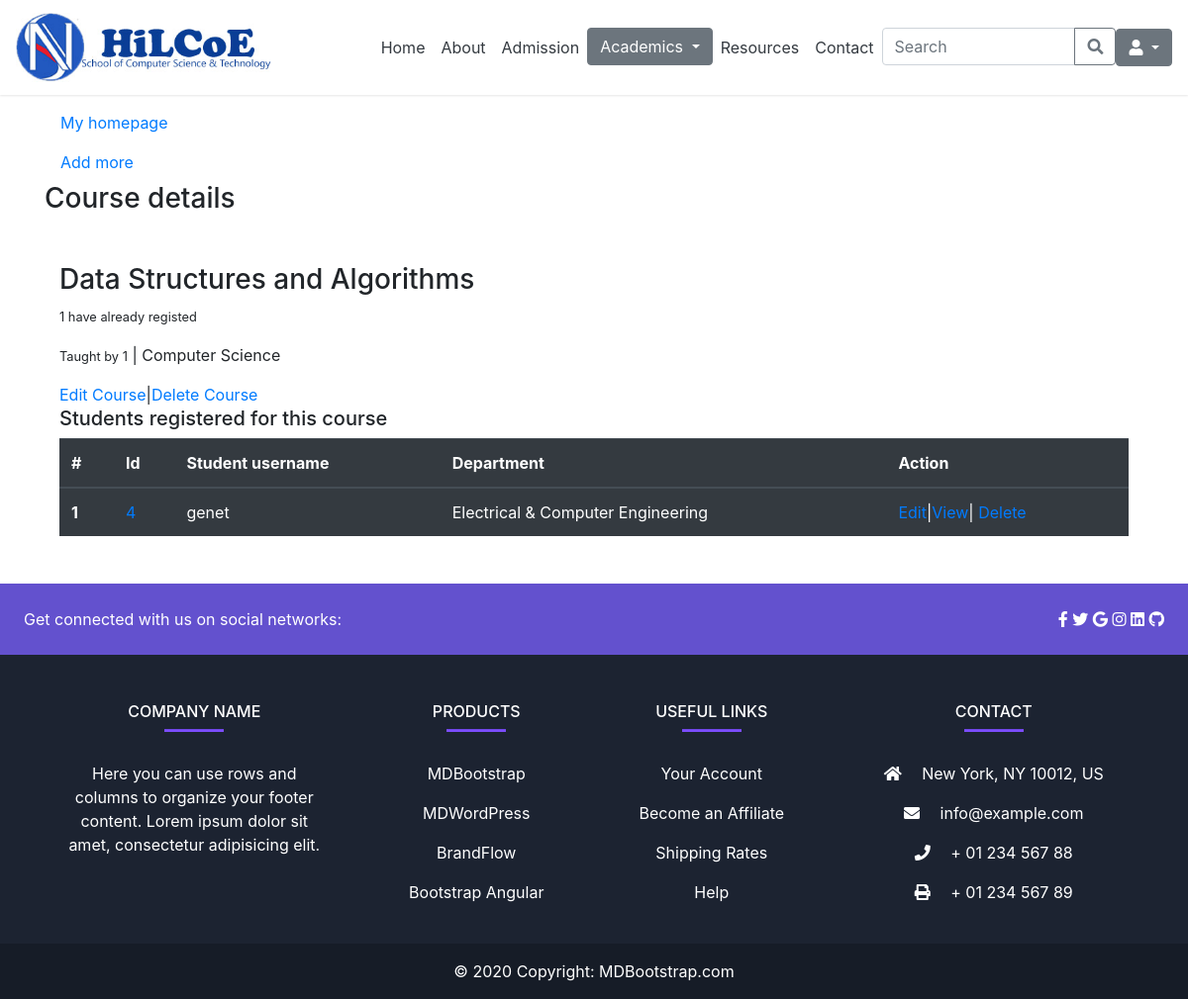
Before: /admin_app/course_detail/2/ with the older database file.
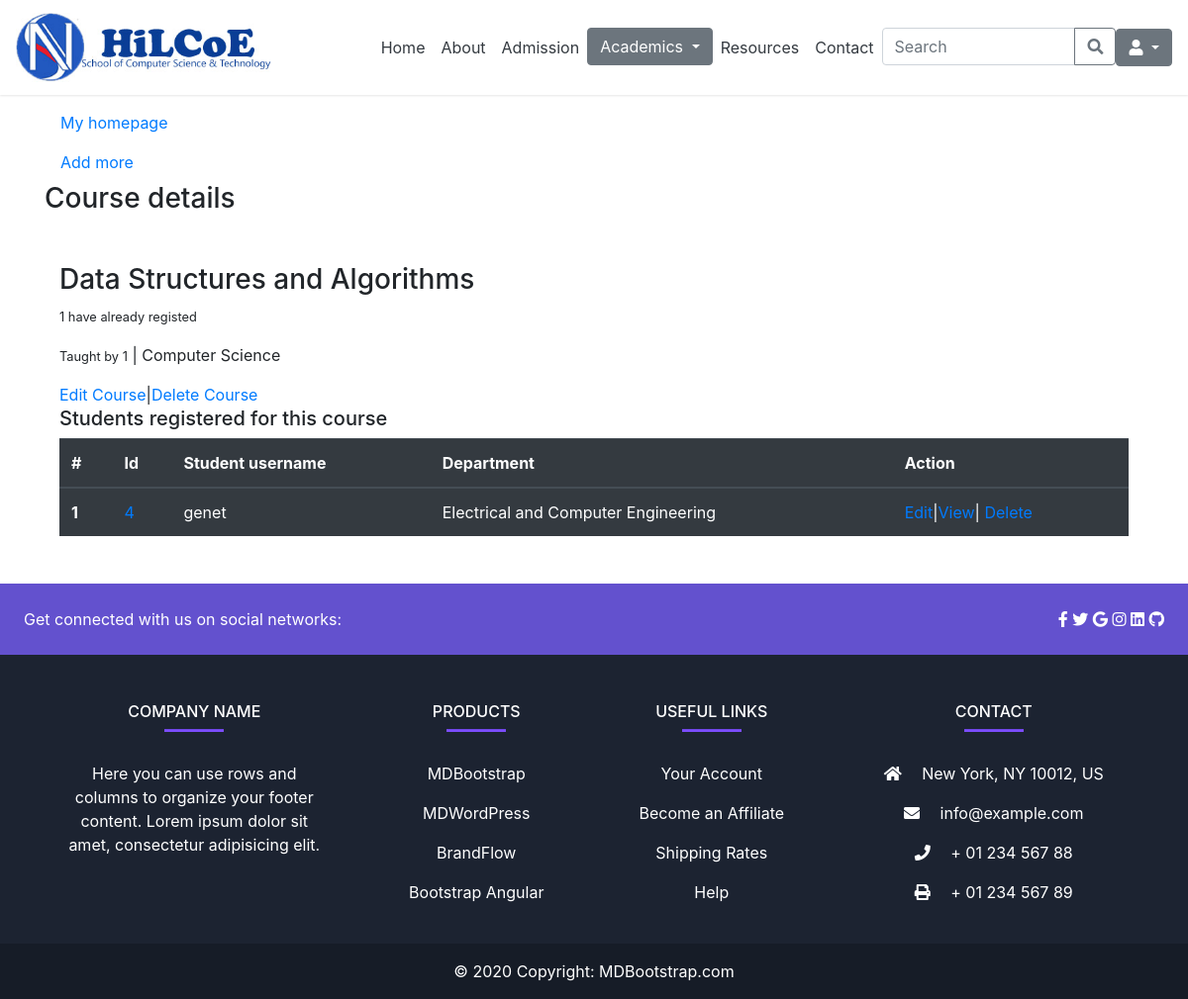
After: the same page with the newer database file.
### admin_app/models.py (models this page shows, shortened)
class UserProfile(models.Model):
    user = models.OneToOneField(User, on_delete=models.CASCADE)
    bio = models.TextField(default='Enter your bio briefly')
    role = models.CharField(max_length=20, choices=roles, default='student')
    department = models.ForeignKey(Department, on_delete=models.CASCADE, null=True, blank=True)
    academic_year = models.CharField(max_length=20, choices=year, null=True, blank=True)
    semester = models.CharField(max_length=20, choices=semester, null=True, blank=True)
    title = models.CharField(max_length=20, choices=title_choices, null=True, blank=True)
    stream = models.ForeignKey(Stream, on_delete=models.CASCADE, null=True, blank=True)
    program = models.ForeignKey(Program, on_delete=models.CASCADE, null=True, blank=True)

class Department(models.Model):
  name = models.CharField(max_length=50, null=True, blank=True)
  department_head = models.CharField(max_length=50, null=True, blank=True)
  def __str__(self):
        return self.name if self.name else "Unnamed Stream"

### admin_app/views.py (the view)
# urls.py: path('course_detail/<int:course_id>/', views.course_detail, name='course-detail'),
def course_detail(request, course_id):
    course = Course.objects.get(pk=course_id)
    students_registered = course.students.all()
    number_of_students_registered = students_registered.count()
    teachers_taught = course.teachers.all()
    number_of_teachers_registered = teachers_taught.count()
    department = course.department
    context = {
      'number_of_students_registered': number_of_students_registered,
      'number_of_teachers_registered': number_of_teachers_registered,
      'students_registered': students_registered,
      'teachers_taught': number_of_teachers_registered,
      'department': department,
      'course': course
   }
    return render(request, 'admin_app/course/course_detail.html', context)

### templates/admin_app/course/course_detail.html (shortened to what this page needs)
{% extends 'base.html' %}
{% block content %}
<div class="container my-5">
    <a class="nav-link text-black" href="{% if user.is_superuser or user.is_staff %}
            {% url 'admin-dashboard' %}
            {% else %}
                {% url 'cs-bsc' %}
            {% endif %}">My homepage
    </a>
    <a class="nav-link text-black" href="{% url 'course-list' %}"> Add more </a>
    <h3>Course details</h3>
    <div class="container my-5">
        <h3>{{ course.name }} </h3>
        <p> <small>{{ number_of_students_registered }} have already registed</small></p>
        <p><small>Taught by {{ number_of_teachers_registered }}</small> | {{ department.name }} </p>
        <a href="{% url 'course-edit' course_id=course.pk %}">Edit Course</a>|<a href="{% url 'course-delete' course_id=course.pk %}">Delete Course</a>
        <h5>Students registered for this course</h5>
        <table class="table table-dark">
          <thead>
            <tr>
              <th scope="col">#</th>
              <th scope="col">Id</th>
              <th scope="col">Student username </th>
              <th scope="col">Department</th>
              <th scope="col">Action</th>
            </tr>
          </thead>
          <tbody>
            {% for student in course.students.all %}
            <tr>
              <th scope="row">{{ forloop.counter }}</th>
              <td><a href="{% url 'student-detail' student_id=student.pk %}">{{ student.pk }}</a></td>
              <td>{{ student.user.username }}</td>
              <td>{{ student.department }}</td>
              <td><a href="{% url 'student-edit' student_id=student.pk %}">Edit</a>|<a href="{% url 'student-detail' student_id=student.pk %}">View</a>|
                <a href="{% url 'student-delete' student_id=student.pk %}">Delete</a></td>
            </tr>
            {% endfor %}
          </tbody>
        </table>
    </div>
</div>
{% endblock %}

Changed rows visible on the page:
changed through a linked row, UserProfile "genet": department "Electrical & Computer Engineering" → "Electrical and Computer Engineering"
